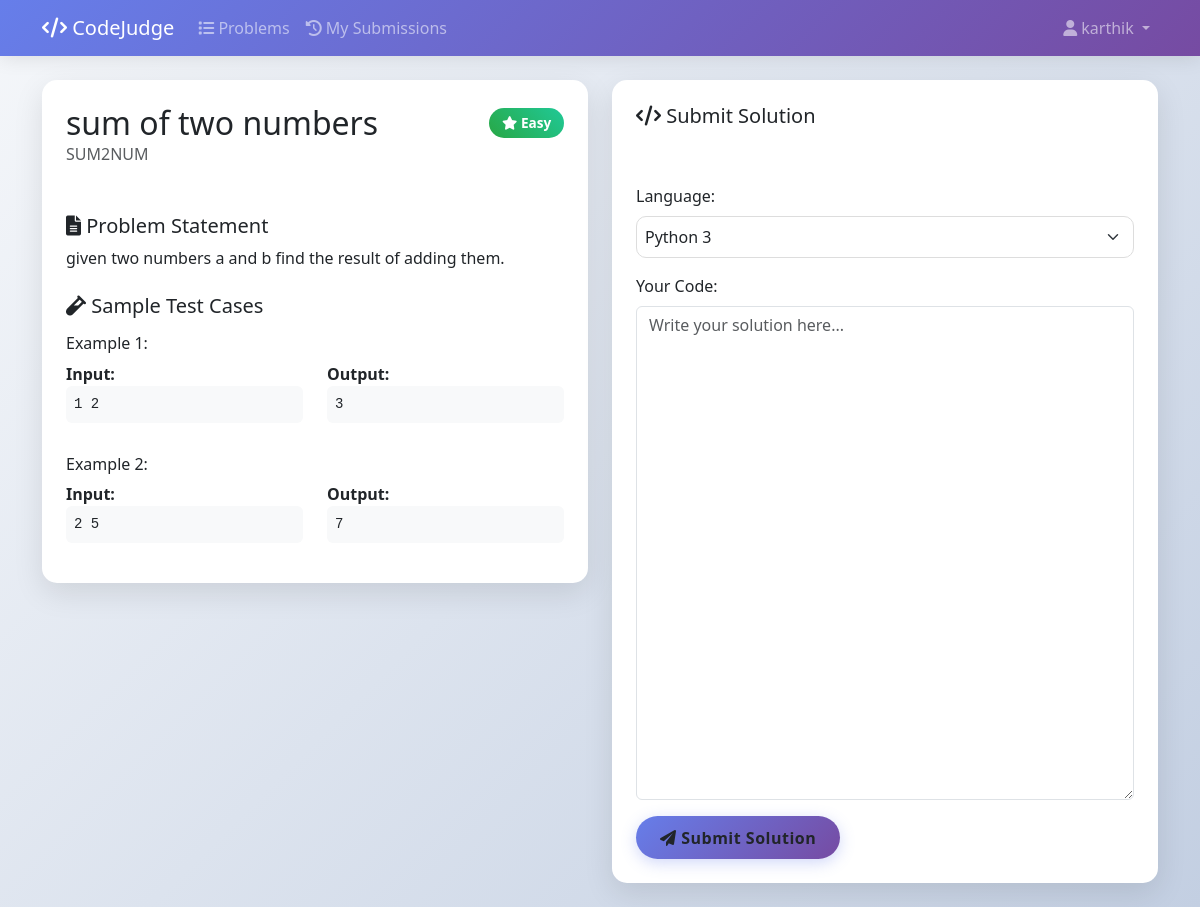
/problems/SUM2NUM/ (signed in), run on the app's committed database.
### core/models.py (models this page shows, shortened)
class Problem(models.Model):
    DIFFICULTY = (('E','Easy'),('M','Medium'),('H','Hard'))
    name = models.CharField(max_length=100)
    short_code = models.CharField(max_length=40,unique=True)
    statement = models.TextField()
    difficulty = models.CharField(max_length=1,choices=DIFFICULTY)

class TestCase(models.Model):
    problem = models.ForeignKey(Problem, on_delete=models.CASCADE, related_name='testcases')
    input = models.TextField()
    output = models.TextField()
    is_hidden = models.BooleanField(default=False)  # Add this field
    order = models.IntegerField(default=0)  # For ordering test cases
    class Meta:
        ordering = ['order']

### core/views.py (the view, shortened to what this page needs)
# urls.py: path('<str:short_code>/', problem_detail, name='problem_detail'),  # This handles /problems/<code>/
def problem_detail(request, short_code):
    problem = get_object_or_404(Problem, short_code=short_code)
    visible_testcases = problem.testcases.filter(is_hidden=False)
    context = {
        'problem': problem,
        'testcases': visible_testcases,
    }
    return render(request, 'problem_detail.html', context)

### core/templates/problem_detail.html (shortened to what this page needs)
{% load static %}
<!DOCTYPE html>
<html lang="en">
<head>
    <link href="https://cdn.jsdelivr.net/npm/bootstrap@5.3.0/dist/css/bootstrap.min.css" rel="stylesheet">
    <link href="https://cdnjs.cloudflare.com/ajax/libs/font-awesome/6.0.0/css/all.min.css" rel="stylesheet">
    <link href="https://cdnjs.cloudflare.com/ajax/libs/codemirror/5.65.2/codemirror.min.css" rel="stylesheet">
    <link href="https://cdnjs.cloudflare.com/ajax/libs/codemirror/5.65.2/theme/monokai.min.css" rel="stylesheet">
</head>
<body>
    <nav class="navbar navbar-expand-lg navbar-dark">
        <div class="container">
            <a class="navbar-brand" href="{% url 'core:problems_list' %}">
                <i class="fas fa-code"></i> CodeJudge
            </a>
            <div class="collapse navbar-collapse" id="navbarNav">
                <ul class="navbar-nav me-auto">
                    <li class="nav-item">
                        <a class="nav-link" href="{% url 'core:problems_list' %}">
                            <i class="fas fa-list"></i> Problems
                        </a>
                    </li>
                    {% if user.is_authenticated %}
                    <li class="nav-item">
                        <a class="nav-link" href="{% url 'core:submissions_list' %}">
                            <i class="fas fa-history"></i> My Submissions
                        </a>
                    </li>
                    {% endif %}
                </ul>
                <ul class="navbar-nav">
                    {% if user.is_authenticated %}
                        <li class="nav-item dropdown">
                            <a class="nav-link dropdown-toggle" href="#" id="navbarDropdown" role="button" data-bs-toggle="dropdown">
                                <i class="fas fa-user"></i> {{ user.username }}
                            </a>
                        </li>
                    {% endif %}
                </ul>
            </div>
        </div>
    </nav>
    <div class="container mt-4">
        <div class="row">
            <div class="col-lg-6">
                <div class="card problem-card mb-4">
                    <div class="card-header bg-transparent border-0 p-4">
                        <div class="d-flex justify-content-between align-items-center">
                            <h2 class="mb-0">{{ problem.name }}</h2>
                            <span class="difficulty-{{ problem.difficulty }}">
                                {% if problem.difficulty == 'E' %}
                                    <i class="fas fa-star"></i> Easy
                                {% elif problem.difficulty == 'M' %}
                                    <i class="fas fa-star-half-alt"></i> Medium
                                {% else %}
                                    <i class="fas fa-fire"></i> Hard
                                {% endif %}
                            </span>
                        </div>
                        <p class="text-muted mb-0">{{ problem.short_code }}</p>
                    </div>
                    <div class="card-body p-4">
                        <h5><i class="fas fa-file-alt"></i> Problem Statement</h5>
                        <div class="problem-statement">
                            {{ problem.statement|linebreaksbr }}
                        </div>
                        {% if problem.testcases.all %}
                        <h5 class="mt-4"><i class="fas fa-vial"></i> Sample Test Cases</h5>
                        {% for testcase in problem.testcases.all|slice:":2" %}
                        <div class="testcase-example mt-3">
                            <h6>Example {{ forloop.counter }}:</h6>
                            <div class="row">
                                <div class="col-md-6">
                                    <strong>Input:</strong>
                                    <pre class="bg-light p-2 rounded">{{ testcase.input }}</pre>
                                </div>
                                <div class="col-md-6">
                                    <strong>Output:</strong>
                                    <pre class="bg-light p-2 rounded">{{ testcase.output }}</pre>
                                </div>
                            </div>
                        </div>
                        {% endfor %}
                        {% endif %}
                    </div>
                </div>
            </div>
            <div class="col-lg-6">
                {% if user.is_authenticated %}
                <div class="card problem-card mb-4">
                    <div class="card-header bg-transparent border-0 p-4">
                        <h5><i class="fas fa-code"></i> Submit Solution</h5>
                    </div>
                    <div class="card-body p-4">
                        <form id="submissionForm" method="post">
                            <div class="mb-3">
                                <label for="language" class="form-label">Language:</label>
                                <select name="language" id="language" class="form-select language-select">
                                    <option value="py">Python 3</option>
                                </select>
                            </div>
                            <div class="mb-3">
                                <label for="code" class="form-label">Your Code:</label>
                                <textarea name="code" id="code" class="form-control" rows="20" placeholder="Write your solution here..."></textarea>
                            </div>
                            <button type="submit" class="btn btn-modern">
                                <i class="fas fa-paper-plane"></i> Submit Solution
                            </button>
                        </form>
                    </div>
                </div>
                {% endif %}
            </div>
        </div>
    </div>
</body>
</html>

### core/templates/problem_detail.html (style rules this page uses)
:root { --primary-gradient: linear-gradient(135deg, #667eea 0%, #764ba2 100%); --success-color: #28a745; --warning-color: #ffc107; --danger-color: #dc3545; }
body { background: linear-gradient(135deg, #f5f7fa 0%, #c3cfe2 100%); min-height: 100vh; font-family: 'Segoe UI', Tahoma, Geneva, Verdana, sans-serif; }
.navbar { background: var(--primary-gradient); box-shadow: 0 2px 20px rgba(0,0,0,0.1); }
.problem-card { background: white; border-radius: 15px; box-shadow: 0 10px 30px rgba(0,0,0,0.1); border: none; }
.difficulty-E { background: linear-gradient(45deg, #28a745, #20c997); color: white; padding: 0.3rem 0.8rem; border-radius: 20px; font-weight: 600; font-size: 0.85rem; }
.btn-modern { background: var(--primary-gradient); border: none; border-radius: 25px; padding: 0.6rem 1.5rem; font-weight: 600; letter-spacing: 0.5px; transition: all 0.3s ease; box-shadow: 0 4px 15px rgba(102, 126, 234, 0.3); }
.language-select { border-radius: 10px; border: 1px solid #ddd; padding: 0.5rem; }

### data on the page
Problem: name "sum of two numbers", short_code "SUM2NUM", statement "given two numbers a and b find the result of adding them."
TestCase: input "1 2", output "3"
TestCase: input "2 5", output "7"

### other printed values
{{ user.username }} "karthik"
